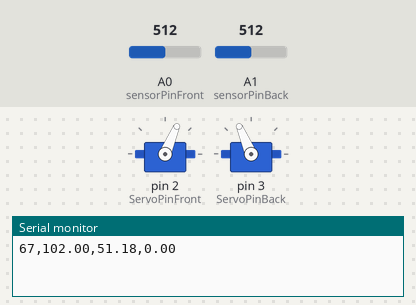
The sketch below on a simulated Arduino Uno, built with avr-gcc and run on an emulated ATmega328P. Shown: 2 × servo, the last lines printed to the serial monitor. Inputs (shaded band) come from the test bench; at power-on: A0 (sensorPinFront) = 512, A1 (sensorPinBack) = 512. Random numbers use the default seed unless the sketch sets one.

Above: at 0.1 s.
At 16.1 s:
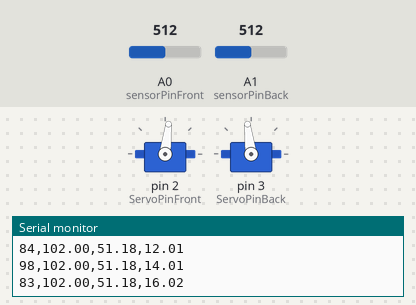
At 36.1 s:
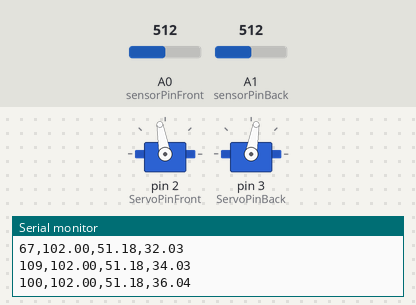
At 38.1 s:
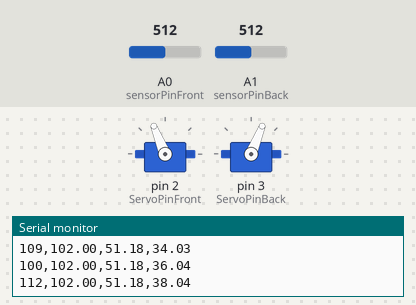
Timing chart, 0 to 39.6 s (numbered marks = the images above):
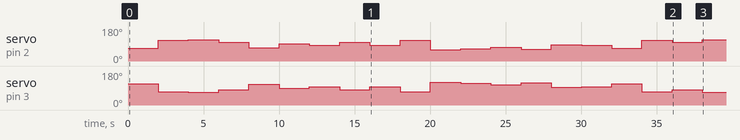

Measured:
- by itself, servo on pin 2 (ServoPinFront): 67° → 109° at 2.0 s, → 113° 2.0 s later, → 98° 2.0 s later, → 70° 2.0 s later, … (19 changes in this stretch)

The sketch:

AngleOfWheels.ino
```cpp
# include <Servo.h>
Servo FrontServo;
int ServoPinFront = 2;
Servo BackServo;
int ServoPinBack = 3;

//front angle sensor
int FrontValue1 = 507;
int FrontValue2 = 511;
int FrontValue3 = 516; //low zero
int FrontValue4 = 523; //high zero
int FrontValue5 = 568;
int FrontValue6 = 850;
int sensorPinFront = A0;    // select the input pin for the potentiometer
float  angleFront;

//back angle sensor
int BackValue1 = 522;
int BackValue2 = 539;
int BackValue3 = 568; //low zero
int BackValue4 = 593; //high zero
int BackValue5 = 681;
int BackValue6 = 1021;
int sensorPinBack = A1;    // select the input pin for the potentiometer
float  angleBack;

//common variables
int sensorValue = 0;
float  angle;
float time;
int inputAngle;

void setup() {
  // declare the ledPin as an OUTPUT:
  Serial.begin(9600);
  FrontServo.attach(ServoPinFront);
  BackServo.attach(ServoPinBack);
  pinMode(ServoPinFront,OUTPUT);
  pinMode(ServoPinBack,OUTPUT);
}

void loop() {
  inputAngle = random(-30,30);
  FrontServo.write(90+inputAngle);
  BackServo.write(90-inputAngle);

  time = millis();
  angleFront = GetAngle(FrontValue1, FrontValue2, FrontValue3, FrontValue4, FrontValue5, FrontValue6, sensorPinFront);
  angleBack = GetAngle(BackValue1, BackValue2, BackValue3, BackValue4, BackValue5, BackValue6, sensorPinBack);

  Serial.print(90+inputAngle); //input angle
  Serial.print(",");
  Serial.print(90+angleFront); //angle front
  Serial.print(",");
  Serial.print(90-angleBack); //angle back
  Serial.print(",");
  Serial.print(time/1000);
  Serial.println();
  delay(2000);
}

float GetAngle(int Value1, int Value2, int Value3, int Value4, int Value5, int Value6, int sensorPin)
{
  sensorValue = analogRead(sensorPin);
  if (sensorValue<Value2)
  {
    angle = map(sensorValue, Value1, Value2, 3000,1500);
  }

  else if (sensorValue>=Value2 && sensorValue<Value3)
  {
    angle = map(sensorValue, Value2, Value3,1500,0);
  }

  else if (sensorValue>=Value3 && sensorValue<Value4)
  {
    angle = 0;
  }

  else if (sensorValue>=Value4 && sensorValue<Value5)
  {
    angle = map(sensorValue, Value4, Value5, 0, -1500);
  }

  else
  {
    angle = map(sensorValue, Value5, Value6, -1500,-3000);
  }
  angle = angle/100;
  //angle = sensorValue;
  return angle;
}
```
